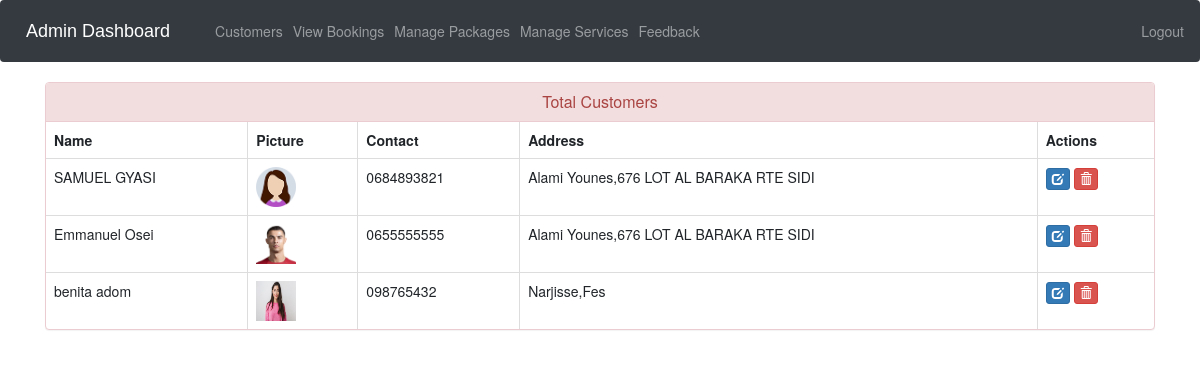
The app's page /view-customer (signed in) with its own data.
### ecom/models.py (models this page shows, shortened)
class Customer(models.Model):
    user=models.OneToOneField(User,on_delete=models.CASCADE)
    profile_pic= models.ImageField(upload_to='profile_pic/CustomerProfilePic/',null=True,blank=True)
    address = models.CharField(max_length=40)
    mobile = models.CharField(max_length=20,null=False)
    @property
    def get_name(self):
        return self.user.first_name+" "+self.user.last_name

### ecom/views.py (the view)
# urls.py: path('view-customer', views.view_customer_view,name='view-customer'),
@login_required(login_url='adminlogin')
def view_customer_view(request):
    customers=models.Customer.objects.all()
    return render(request,'ecom/view_customer.html',{'customers':customers})

### templates/ecom/view_customer.html (shortened to what this page needs)
{% extends 'ecom/admin_base.html' %}
{% load static %}
{% block content %}
<head>
  <link href="//netdna.bootstrapcdn.com/bootstrap/3.0.0/css/bootstrap.min.css" rel="stylesheet" id="bootstrap-css">
</head>
<div class="container">
  <div class="panel panel-danger">
    <div class="panel-heading">
      <h6 class="panel-title">Total Customers</h6>
    </div>
    <table class="table table-hover table-bordered" id="dev-table">
      <thead>
        <tr>
          <th>Name</th>
          <th>Picture</th>
          <th>Contact</th>
          <th>Address</th>
          <th>Actions</th>
        </tr>
      </thead>
      {% for c in customers %}
      <tr>
        <td> {{c.get_name}}</td>
        <td> <img src="{% static c.profile_pic.url %}" alt="Profile Pic" height="40px" width="40px" /></td>
        <td>{{c.mobile}}</td>
        <td>{{c.address}}</td>
        <td><a class="btn btn-primary btn-xs" href="{% url 'update-customer' c.id  %}"><span class="glyphicon glyphicon-edit"></span></a>
        <a class="btn btn-danger btn-xs" href="{% url 'delete-customer' c.id  %}"><span class="glyphicon glyphicon-trash"></span></a></td>
      </tr>
      {% endfor %}
    </table>
  </div>
</div>
{% endblock content %}

### templates/ecom/view_customer.html (style rules this page uses)
a:link { text-decoration: none; }
h6 { text-align: center; }

### records on screen
Customer: get_name "SAMUEL GYASI", profile_pic (picture), mobile "0684893821", address "Alami Younes,676 LOT AL BARAKA RTE SIDI"
Customer: get_name "Emmanuel Osei", profile_pic (picture), mobile "0655555555", address "Alami Younes,676 LOT AL BARAKA RTE SIDI"
Customer: get_name "benita adom", profile_pic (picture), mobile "098765432", address "Narjisse,Fes"
